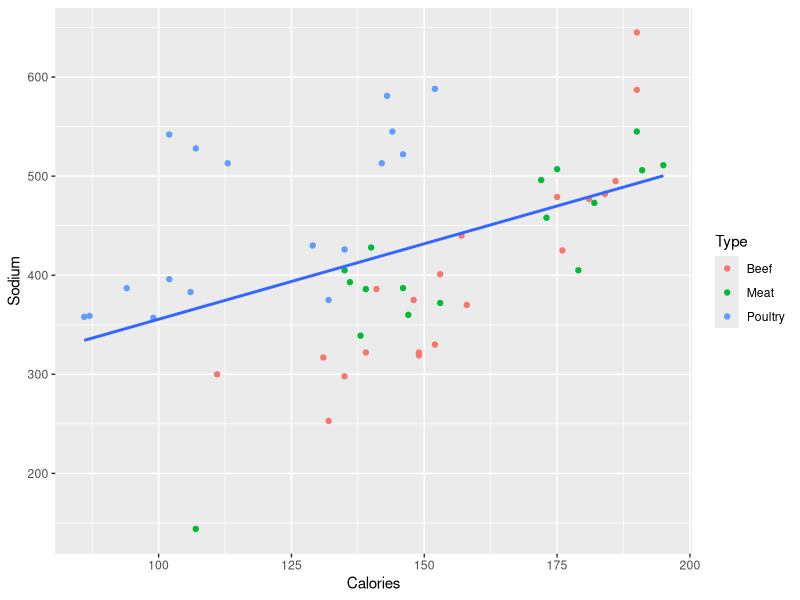
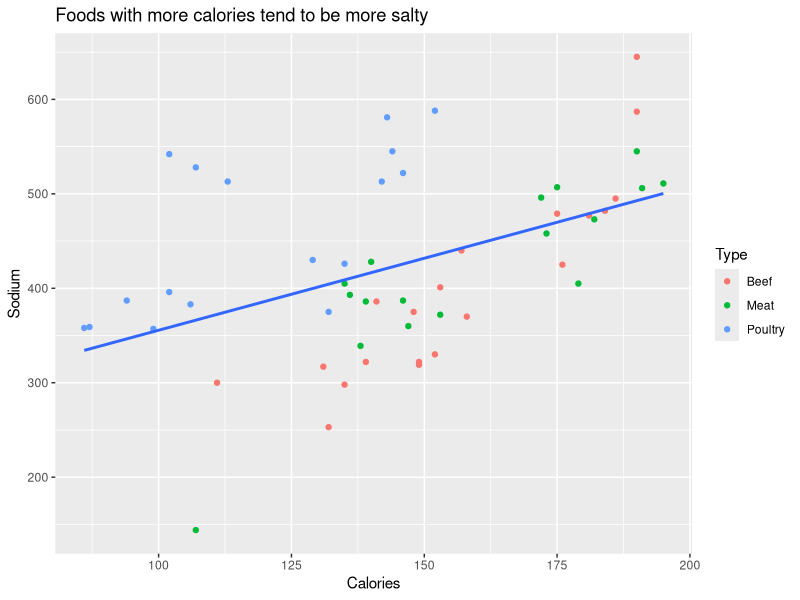

Write the R code that produced these figures, in order.
## ---- chunk 1
knitr::opts_chunk$set(echo = TRUE)
## ---- chunk 2
getwd()
## ---- chunk 3
library(readxl)
hotdogs <- read_excel('data/hotdogs.xlsx')
## ---- chunk 4
?seq
# Provide arguments by name, the order doesn't matter
seq(from = 1, to = 10, by = 3)
## ---- chunk 5
# Provide arguments by position
seq(1, 10, 3)
## ---- chunk 6
# First argument is matched by position, two other - by name 
seq(1, by = 3, to = 10)
## ---- chunk 7
# `to` argument is provided by name, note that it's not counted for positional arguments anymore
seq(to = 10, 1, 3)

## ---- chunk 8
# 'by' = 1 by default
seq(from = 1, to = 10)
## ---- chunk 9
library(ggplot2)
?ggplot
?geom_point
?aes
ggplot(hotdogs, aes(Calories, Sodium)) +
  geom_point(aes(color = Type)) +
  geom_smooth(method = 'lm', se = F)
## ---- chunk 10
# Create a new numeric variable
mean_cal <- mean(hotdogs$Calories)
# Create a new variable (column in a data frame)
hotdogs$Calories_Centered <- hotdogs$Calories - mean_cal
head(hotdogs)

## ---- chunk 11
# Double
typeof(2)

# Integer
typeof(2L)

# Character
typeof("Hello")

# Boolean
typeof(TRUE)
typeof(T) # TRUE and FALSE can be abbreviated

## ---- chunk 12
g <- last_plot()
class(g)
g + labs(title = 'Foods with more calories tend to be more salty')
## ---- chunk 13
# Creating a numeric vector by concatenation:
(v <- c(1, 2, -3, 4, 5)) # use () to get the assignment's result printed
typeof(v)
str(v)

# Creating a character vector
(my_colors <- c('red', 'green', 'blue'))
str(my_colors)
## ---- chunk 14
# Using sequence to create a vector
w <- 1:10
str(w)

# Controlling step size
(y <- seq(10, 1, -2)) 
str(y)

# Repeating a value
(my_characters <- rep('a', 5))
## ---- chunk 15
# Using a function
set.seed(1)
(r <- runif(5))

## ---- chunk 16
# Creating a logical vector by comparison
(gt_05 <- r > 0.5)
## ---- chunk 17
Calories <- hotdogs$Calories
str(Calories)
## ---- chunk 18
# Subsetting a vector
Calories[1] #extracting a single element
Calories[2:3] #subset, contiguous elements
Calories[c(1,2,4,1)] #subset, non-contiguous elements
Calories[Calories > 180 & Calories < 190] # by logical indexing

## ---- chunk 19
median(Calories) # all data in a vector is processed at once

(v1 <- rep(c(1, 2, 3), 2))
v1 ^ 2 # Vectorized operation

v1 - c(1, 2, 3) # the shorter vector is 'recycled'
#v1 - c(1, 2, 3, 4) # error, vectors sizes are not proportional
## ---- chunk 20
good <- 1 ; bad <- NA ; ugly <- NA

# Arithmetic
good + bad

# Comparisons
good > bad
bad == ugly

bad == NA
good == NA

is.na(bad) # use this to check for NA

## ---- chunk 21
(d <- 1:5)
d[3] <- NA

mean(d) # won't work
mean(d, na.rm = T)

## ---- chunk 22
(indexed_list <- list(1, c(1, 2, 0), my_colors))
## ---- chunk 23
(named_list <- list(first = 1, 
                    second = c(1, 2, 0), 
                    another_one = my_colors))
## ---- chunk 24
# By index
indexed_list[2] # produces a single-element list
indexed_list[[2]] # extracts the element itself

# By name
named_list$second # extracts the element itself
named_list['second'] # creates a single-element list
named_list[2] # named lists also work with indices
## ---- chunk 25
# Apply a function to each element of a list
lapply(named_list, FUN = typeof)
## ---- chunk 26
# Create a linear regression model and store it in a variable
(m <- lm(Sodium ~ Calories, data = hotdogs))

## ---- chunk 27
# How is it represented?
class(m)
typeof(m)

# See what named elements are available
names(m) # use str(m) to explore the full structure

# Extract coefficients
m$coefficients

## ---- chunk 28
# Create some fake data
N <- 20
id <- 1:N

# simulate weight data - N normal random numbers
set.seed(1)
weight <- round(rnorm(N, mean = 70, sd =7))

# simulate height data
height <- round(weight + runif(N, min = 90, max = 120))

# Assemble a data frame
people <- data.frame(person_id = id, weight, height)
head(people)

## ---- chunk 29
people #entire data frame, works bad outside of RStudio
head(people, 3) #3 first rows
tail(people, 5) #5 last rows
#View(people) #open as a spreadsheet in RStudio
## ---- chunk 30
# Explore a structure
class(people)
typeof(people)
str(people)

# Dimensions
length(people) #wrong: returns the last dimension
nrow(people) #number of rows
ncol(people) #number of columns
## ---- chunk 31
# What columns are available?
names(people)

# Extracting columns by name
people$weight
people['weight']

# Extracting columns by index
people[2] # Creates a 1-column data frame
people[[2]] # Extracts a vector 
## ---- chunk 32
# First 3 rows
people[1:3, ]

# The first, and the third column
people[, c(1, 3)]

# First 5 rows, columns 2 and 3
people[1:5, 2:3]

# Remove the 2nd column:
people[-2] # to remove multiple columns use -c(1, 3)

## ---- chunk 33
people_t <- tibble::as_tibble(people)
people_t
class(people_t)
